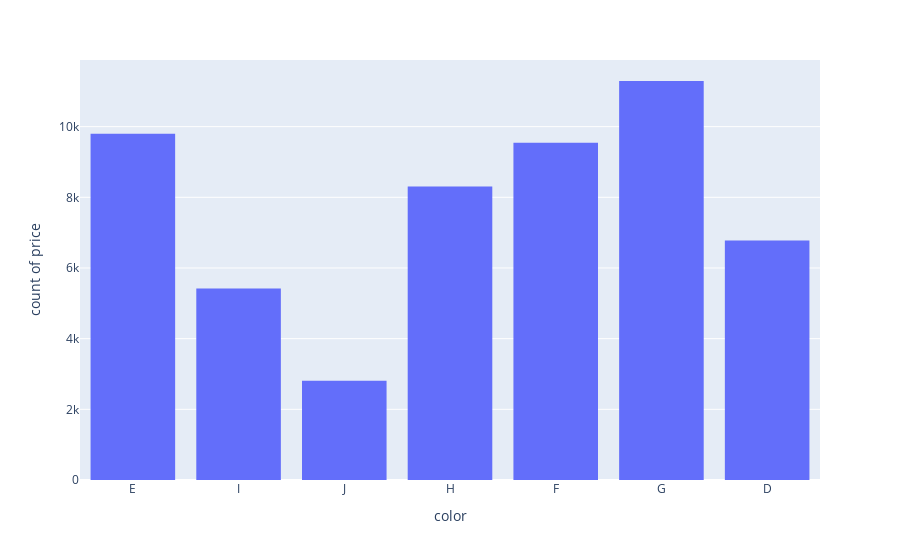

The notebook cell saved with this chart:
### Code cell
px.histogram(data_frame=data,x='color',y='price')

### Figure 1 — Plotly figure (JSON) as saved in the notebook; plotly's stock layout.template omitted (floating-point values rounded to 4 significant figures; data arrays with more than 128 entries replaced by an {"elided": "..."} marker saying what was removed)
{"data": [{"alignmentgroup": "True", "bingroup": "x", "hoverlabel": {"namelength": 0}, "hovertemplate": "color=%{x}<br>count of price=%{y}", "legendgroup": "", "marker": {"color": "#636efa"}, "name": "", "offsetgroup": "", "orientation": "v", "showlegend": false, "type": "histogram", "x": {"elided": "53940 str values"}, "xaxis": "x", "y": {"elided": "53940 int values"}, "yaxis": "y"}], "layout": {"barmode": "relative", "legend": {"tracegroupgap": 0}, "margin": {"t": 60}, "xaxis": {"anchor": "y", "domain": [0, 1], "title": {"text": "color"}}, "yaxis": {"anchor": "x", "domain": [0, 1], "title": {"text": "count of price"}}}}
